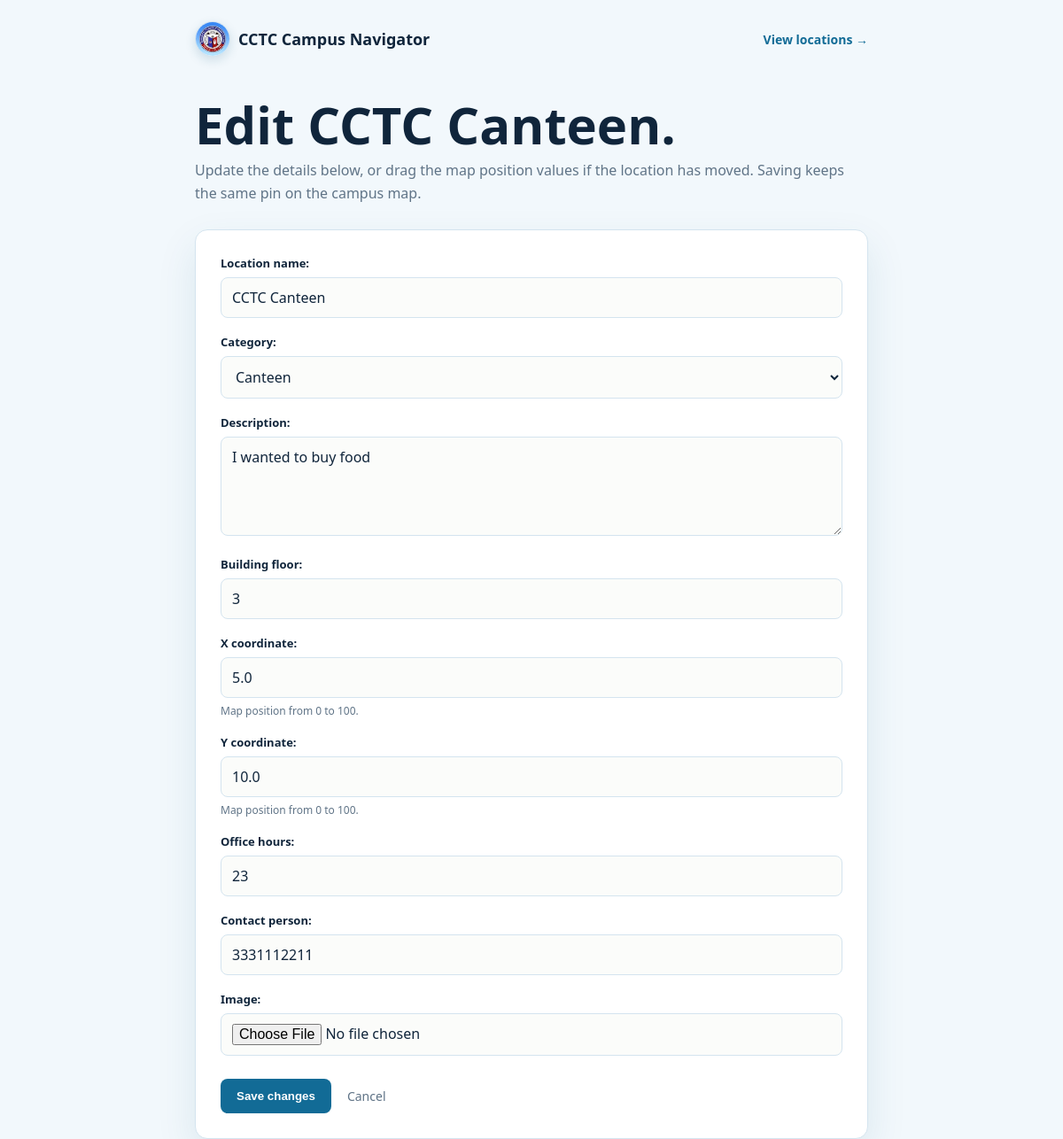
Screenshot of /locations/2/edit/ (signed in) with the database file from the repository.
### G_Storesz/models.py (models this page shows, shortened)
class CampusLocation(models.Model):
    CATEGORY_CLASSROOM_BUILDING = 'Classroom Buildings'
    CATEGORY_ADMIN_OFFICE = 'Admin Office'
    CATEGORY_FACILITY = 'Facility'
    CATEGORY_CANTEEN = 'Canteen'
    CATEGORY_CLINIC = 'Clinic'
    CATEGORY_FIELD = 'Field'
    CATEGORY_OTHER = 'Other'
    CATEGORY_CHOICES = [
        (CATEGORY_CLASSROOM_BUILDING, 'Classroom Buildings'),
        (CATEGORY_ADMIN_OFFICE, 'Admin Office'),
        (CATEGORY_FACILITY, 'Facility'),
        (CATEGORY_CANTEEN, 'Canteen'),
        (CATEGORY_CLINIC, 'Clinic'),
        (CATEGORY_FIELD, 'Field'),
        (CATEGORY_OTHER, 'Other'),
    ]
    CATEGORY_COLORS = {
        CATEGORY_CLASSROOM_BUILDING: '#2f7ee0',
        CATEGORY_ADMIN_OFFICE: '#7c5ce0',
        CATEGORY_FACILITY: '#0ea5a5',
        CATEGORY_CANTEEN: '#ef7b55',
        CATEGORY_CLINIC: '#e5484d',
        CATEGORY_FIELD: '#2f9e63',
        CATEGORY_OTHER: '#64748b',
    }
    location_name = models.CharField(max_length=200)
    category = models.CharField(max_length=50, choices=CATEGORY_CHOICES, default=CATEGORY_OTHER)
    description = models.TextField()
    building_floor = models.CharField(max_length=120)
    x_coordinate = models.FloatField(
        validators=[MinValueValidator(0.0), MaxValueValidator(100.0)],
        help_text='Horizontal position on the campus map, from 0 to 100.',
    )
    y_coordinate = models.FloatField(
        validators=[MinValueValidator(0.0), MaxValueValidator(100.0)],
        help_text='Vertical position on the campus map, from 0 to 100.',
    )
    office_hours = models.CharField(max_length=120, blank=True)
    contact_person = models.CharField(max_length=120, blank=True)
    image = models.ImageField(upload_to='campus_locations/', blank=True, null=True)
    view_count = models.PositiveIntegerField(default=0, editable=False)
    date_added = models.DateField(auto_now_add=True)
    class Meta:
        ordering = ['location_name']

### G_Storesz/views.py (the view)
# urls.py: path('locations/<int:pk>/edit/', views.edit_location, name='edit_location'),
@staff_required
def edit_location(request, pk):
    location = get_object_or_404(CampusLocation, pk=pk)
    if request.method == 'POST':
        form = CampusLocationForm(request.POST, request.FILES, instance=location)
        if form.is_valid():
            form.save()
            return redirect('index')
    else:
        form = CampusLocationForm(instance=location)
    return render(request, 'G_Storesz/edit_location.html', {'form': form, 'location': location})

### G_Storesz/forms.py
class CampusLocationForm(forms.ModelForm):
    class Meta:
        model = CampusLocation
        fields = (
            'location_name',
            'category',
            'description',
            'building_floor',
            'x_coordinate',
            'y_coordinate',
            'office_hours',
            'contact_person',
            'image',
        )
        widgets = {
            'description': forms.Textarea(attrs={'rows': 4}),
            'x_coordinate': forms.NumberInput(attrs={'step': 'any', 'min': '0', 'max': '100'}),
            'y_coordinate': forms.NumberInput(attrs={'step': 'any', 'min': '0', 'max': '100'}),
        }

### G_Storesz/models.py (called while the page is built)
def student_for(user):
    if not user or not user.is_authenticated:
        return None
    try:
        return user.student_profile
    except Student.DoesNotExist:
        return None

### G_Storesz/views.py (called while the page is built)
def staff_required(view):
    @wraps(view)
    @login_required
    def wrapper(request, *args, **kwargs):
        if student_for(request.user) is not None:
            return redirect('index')
        return view(request, *args, **kwargs)
    return wrapper

### G_Storesz/templates/G_Storesz/edit_location.html (shortened to what this page needs)
{% load static %}
<!DOCTYPE html>
<html lang="en">
<head>
</head>
<body>
    <main class="shell">
        <header class="topbar"><a class="brand" href="{% url 'index' %}"><img class="brand-logo" src="{% static 'G_Storesz/images/cctc_logo.jpg' %}" alt="Consolatrix College of Toledo City, Inc. seal">CCTC Campus Navigator</a><a class="back" href="{% url 'index' %}">View locations &rarr;</a></header>
        <h1>Edit {{ location.location_name }}.</h1>
        <p class="intro">Update the details below, or drag the map position values if the location has moved. Saving keeps the same pin on the campus map.</p>
        <form method="post" enctype="multipart/form-data">
            {% for field in form %}
                <div class="field">
                    {{ field.label_tag }}{{ field }}{{ field.errors }}
                    {% if field.name == 'x_coordinate' or field.name == 'y_coordinate' %}<p class="help">Map position from 0 to 100.</p>{% endif %}
                </div>
            {% endfor %}
            <div class="actions"><button type="submit">Save changes</button><a class="cancel" href="{% url 'index' %}">Cancel</a></div>
        </form>
    </main>
</body>
</html>

### G_Storesz/templates/G_Storesz/edit_location.html (style rules this page uses)
:root { --ink:#10253b; --muted:#607487; --paper:#f2f8fc; --surface:#fff; --line:#d4e4ef; --green:#126b96; }
* { box-sizing:border-box; }
body { margin:0; color:var(--ink); background:var(--paper); font-family:'Segoe UI',sans-serif; }
.shell { width:min(760px,calc(100% - 40px)); margin:auto; }
.topbar { display:flex; justify-content:space-between; align-items:center; padding:24px 0 48px; }
.brand { display:flex; align-items:center; gap:9px; color:var(--ink); font-size:18px; font-weight:700; text-decoration:none; }
.brand-logo { width:40px; height:40px; object-fit:cover; background:#fff; border:1px solid var(--line); border-radius:50%; box-shadow:0 4px 12px rgba(20,86,121,.16); }
.back { color:var(--green); font-size:14px; font-weight:700; text-decoration:none; }
h1 { margin:0 0 10px; font-size:clamp(36px,6vw,58px); line-height:1; }
.intro { margin:0 0 28px; color:var(--muted); line-height:1.6; }
form { padding:28px; background:var(--surface); border:1px solid var(--line); border-radius:14px; box-shadow:0 18px 45px rgba(20,86,121,.1); }
.field { margin-bottom:18px; }
label { display:block; margin-bottom:7px; font-size:13px; font-weight:700; }
input, select, textarea { width:100%; padding:11px 12px; color:var(--ink); background:#fbfcfa; border:1px solid var(--line); border-radius:8px; font:inherit; }
.help { margin:6px 0 0; color:var(--muted); font-size:12px; }
.actions { display:flex; align-items:center; gap:18px; margin-top:26px; }
button { padding:12px 18px; color:#fff; background:var(--green); border:0; border-radius:8px; cursor:pointer; font-weight:700; }
.cancel { color:var(--muted); font-size:14px; text-decoration:none; }

### rows the page displays
CampusLocation: location_name "CCTC Canteen", form "CCTC Canteen" "Canteen" "I wanted to buy food" "3" "5.0" "10.0" "23" "3331112211"

### other values shown
{{ field.label_tag }} "Location name:" "Category:" "Description:" "Building floor:" "X coordinate:" "Y coordinate:" "Office hours:" "Contact person:" "Image:"
